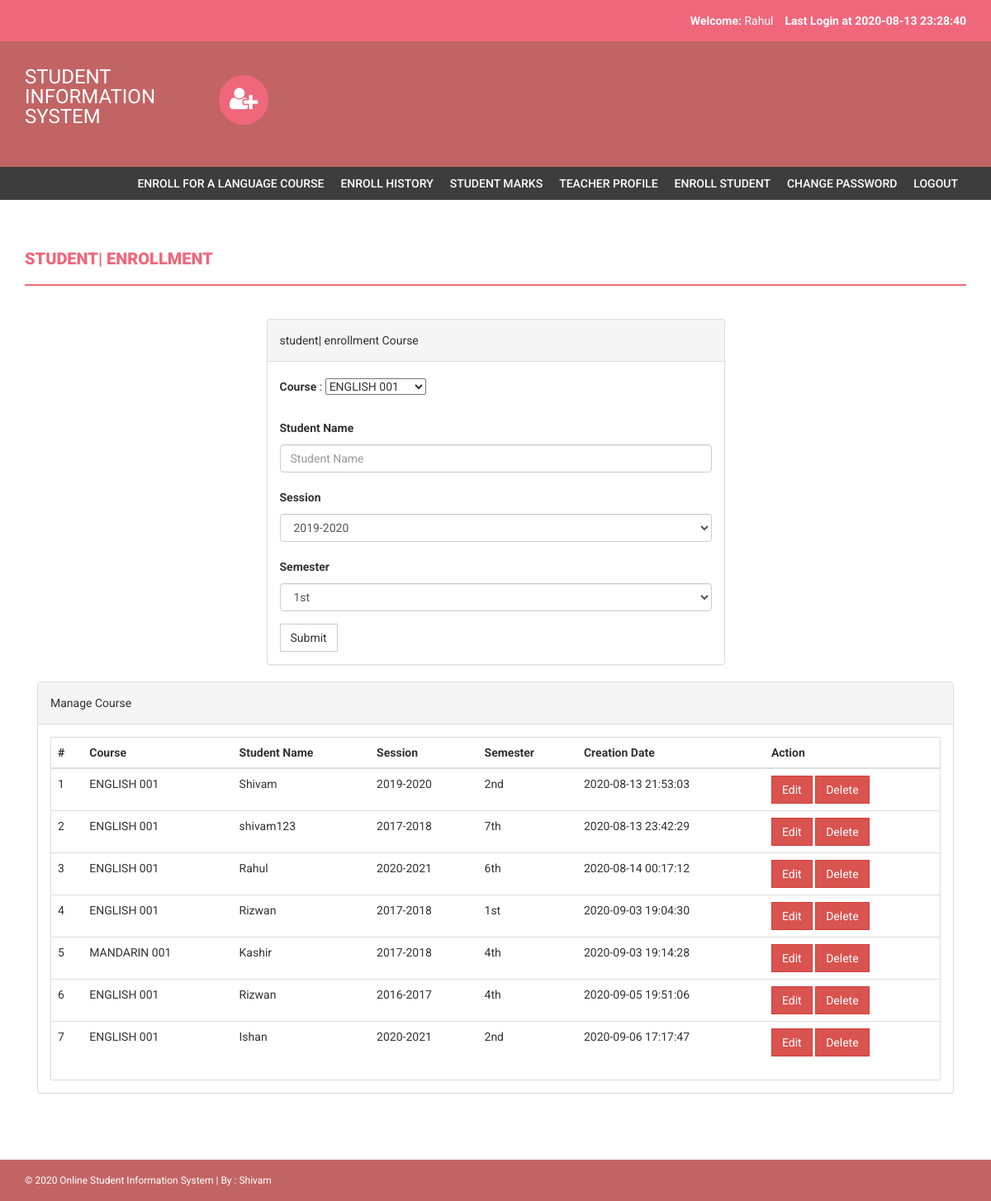
/course.php (signed in), run on the app's committed database.
### tables this page shows
CREATE TABLE `student` (
  `id` int(11) NOT NULL,
  `courseCode` varchar(255) DEFAULT NULL,
  `courseName` varchar(255) DEFAULT NULL,
  `sessionName` varchar(255) DEFAULT NULL,
  `semesterName` varchar(100) NOT NULL,
  `noofSeats` int(11) DEFAULT NULL,
  `creationDate` timestamp NULL DEFAULT current_timestamp(),
  `updationDate` varchar(255) DEFAULT NULL
);

### course.php (the view, shortened to what this page needs)
<?php
include('includes/config.php');
if(strlen($_SESSION['login'])==0)
    {
header('location:index.php');
}
else{
?>
<!DOCTYPE html>
<html xmlns="http://www.w3.org/1999/xhtml">
<head>
    <link href="assets/css/bootstrap.css" rel="stylesheet" />
    <link href="assets/css/font-awesome.css" rel="stylesheet" />
    <link href="assets/css/style.css" rel="stylesheet" />
</head>
<body>
<?php include('includes/header.php');?>
<?php if($_SESSION['login']!="")
{
 include('includes/menubar.php');
}
 ?>
    <div class="content-wrapper">
        <div class="container">
              <div class="row">
                    <div class="col-md-12">
                        <h1 class="page-head-line"> student| enrollment </h1>
                    </div>
                </div>
                <div class="row" >
                  <div class="col-md-3"></div>
                    <div class="col-md-6">
                        <div class="panel panel-default">
                        <div class="panel-heading">
                           student| enrollment Course
                        </div>
                        <div class="panel-body">
                        <form name="dept" method="post">
   <div class="form-group">
    <label for="coursecode">Course  </label>
  <span>:</span>
										<select name="coursecode">
                                        <?php
                                            $result = mysqli_query($con, "SELECT * FROM courses");
                                            while($row = mysqli_fetch_array($result)){
                                                ?>
                                                <option value="<?php echo $row['courseName']." ".$row['courseCode'];?>"><?php echo $row['courseName']." ".$row['courseCode'];?></option>
                                            <?php
                                            }
                                            ?>
										</select>
  </div>
 <div class="form-group">
    <label for="coursename">Student Name  </label>
    <input type="text" class="form-control" id="coursename" name="coursename" placeholder="Student Name" required />
  </div>
<div class="form-group">
    <label for="sessionname">Session  </label>
    <select class="form-control" id="sessionname" name="sessionname">
                                        <?php
                                            $result = mysqli_query($con, "SELECT * FROM session");
                                            while($row = mysqli_fetch_array($result)){
                                                ?>
                                                <option value="<?php echo $row['session'];?>"><?php echo $row['session']." ".$row['courseCode'];?></option>
                                            <?php
                                            }
                                            ?>
										</select>
  </div>
  <div class="form-group">
    <label for="semestername">Semester  </label>
    <select class="form-control" id="sessionname" name="semestername">
                                        <?php
                                            $result = mysqli_query($con, "SELECT * FROM semester LIMIT 0, 2");
                                            while($row = mysqli_fetch_array($result)){
                                                ?>
                                                <option value="<?php echo $row['semester'];?>"><?php echo $row['semester']." ".$row['courseCode'];?></option>
                                            <?php
                                            }
                                            ?>
										</select>
  </div>
 <button type="submit" name="submit" class="btn btn-default">Submit</button>
</form>
                            </div>
                            </div>
                    </div>
                </div>
                <div class="col-md-12">
                    <div class="panel panel-default">
                        <div class="panel-heading">
                            Manage Course
                        </div>
                        <div class="panel-body">
                            <div class="table-responsive table-bordered">
                                <table class="table">
                                    <thead>
                                        <tr>
                                            <th>#</th>
                                            <th>Course</th>
                                            <th>Student Name </th>
                                           <th>Session  </th>
										   <th>Semester</th>
                                             <th>Creation Date</th>
                                             <th>Action</th>
                                        </tr>
                                    </thead>
                                    <tbody>
<?php
$sql=mysqli_query($con,"select * from student");
$cnt=1;
while($row=mysqli_fetch_array($sql))
{
?>
                                        <tr>
                                            <td><?php echo $cnt;?></td>
                                            <td><?php echo htmlentities($row['courseCode']);?></td>
                                            <td><?php echo htmlentities($row['courseName']);?></td>
											<td><?php echo htmlentities($row['sessionName']);?></td>
											<td><?php echo htmlentities($row['semesterName']);?></td>
                                            <td><?php echo htmlentities($row['creationDate']);?></td>
											<style="color:blue;margin-right: 11px"><?php echo $row2['count(noofSeats)']; ?></span></span>
                                            <td>
											<a href="edit-course.php?id=<?php echo $row['id']?>">
                                            <button class="btn btn-danger">Edit</button>
</a>
  <a href="course.php?id=<?php echo $row['id']?>&del=delete" onClick="return confirm('Are you sure you want to delete?')">
                                            <button class="btn btn-danger">Delete</button>
</a>
                                            </td>
                                        </tr>
<?php
$cnt++;
} ?>
                                    </tbody>
                                </table>
                            </div>
                        </div>
                    </div>
                </div>
            </div>
        </div>
  <?php include('includes/footer.php');?>
</body>
</html>
<?php } ?>

### includes/header.php (shortened to what this page needs)
<?php
include("includes/config.php");
?>
<?php if($_SESSION['login']!="")
{?>
<header>
        <div class="container">
            <div class="row">
                <div class="col-md-12">
                    <strong>Welcome: </strong><?php echo htmlentities($_SESSION['sname']);?>
                    <strong>Last Login<?php
        $ret=mysqli_query($con,"SELECT  * from userlog where studentRegno='".$_SESSION['login']."' order by id desc limit 1,1");
                    $row=mysqli_fetch_array($ret);
                     ?> at <?php echo $row['loginTime'];?></strong>
                </div>
            </div>
        </div>
    </header>
    <?php } ?>
    <div class="navbar navbar-inverse set-radius-zero">
        <div class="container">
            <div class="navbar-header">
                <a class="navbar-brand" href="#" style="color:#fff; font-size:24px;4px; line-height:24px; ">
                   STUDENT INFORMATION SYSTEM
                </a>
            </div>
            <div class="left-div">
                <i class="fa fa-user-plus login-icon" ></i>
        </div>
            </div>
        </div>

### includes/menubar.php
<section class="menu-section">
        <div class="container">
            <div class="row">
                <div class="col-md-12">
                    <div class="navbar-collapse collapse ">
                        <ul id="menu-top" class="nav navbar-nav navbar-right">
                             <li><a href="pincode-verification.php">Enroll for A Language Course </a></li>
                             <li><a href="enroll-history.php">Enroll History  </a></li>
							 <li><a href="marks.php">student Marks  </a></li>
                              <li><a href="my-profile.php">Teacher Profile</a></li>
							  <li><a href="course.php">Enroll Student</a></li>
                               <li><a href="change-password.php">Change Password</a></li>
                            <li><a href="logout.php">Logout</a></li>
                        </ul>
                    </div>
                </div>
            </div>
        </div>
    </section>

### includes/footer.php
<footer>
        <div class="container">
            <div class="row">
                <div class="col-md-12">
                    &copy; 2020 Online Student Information System | By : <a href=""_blank">Shivam</a>
                </div>
            </div>
        </div>
    </footer>

### assets/css/style.css (style rules this page uses)
body { font-family: 'Roboto', sans-serif; line-height: 30px; }
.set-radius-zero { border-radius: 0px; -moz-border-radius: 0px; -webkit-border-radius: 0px; }
.content-wrapper { margin-top: 40px; min-height: 600px; padding-bottom: 60px; }
.page-head-line { font-weight: 900; padding-bottom: 20px; border-bottom: 2px solid #F0677C; text-transform: uppercase; color: #F0677C; font-size: 20px; margin-bottom: 40px; }
.btn { border-radius: 0px; -webkit-border-radius: 0px; -moz-border-radius: 0px; }
.login-icon { height: 60px; width: 60px; padding: 13px; border-radius: 50%; font-size: 30px; margin-bottom: 20px; color: #fff; text-align: center; cursor:pointer; background-color:#F0677C; -webkit-border-radius:50%; -moz-border-radius:50%; }
header { background-color: #F0677C; color: #fff; padding: 10px; text-align: right; }
.left-div { padding-left: 30px; margin-top: 40px; margin-bottom: 30px; }
.navbar-brand { width: 250px; padding-top: 30px; }
.menu-section { background-color: #3D3D3D; }
#menu-top a { color: #FFF; text-decoration: none; font-weight: 500; padding: 10px 10px 10px 10px; text-transform: uppercase; }
.navbar-inverse { background-color: #C36464; border-color: transparent; }
.navbar { margin-bottom: 0px; }
footer { padding: 10px; color: #fff; font-size: 12px; background-color: #C36464; }
footer a, footer a:hover { color: #fff; text-decoration: none; }

### data on the page
student: courseCode "ENGLISH 001", courseName "Shivam", sessionName "2019-2020", semesterName "2nd", creationDate "2020-08-13 21:53:03"
student: courseCode "ENGLISH 001", courseName "shivam123", sessionName "2017-2018", semesterName "7th", creationDate "2020-08-13 23:42:29"
student: courseCode "ENGLISH 001", courseName "Rahul", sessionName "2020-2021", semesterName "6th", creationDate "2020-08-14 00:17:12"
student: courseCode "ENGLISH 001", courseName "Rizwan", sessionName "2017-2018", semesterName "1st", creationDate "2020-09-03 19:04:30"
student: courseCode "MANDARIN 001", courseName "Kashir", sessionName "2017-2018", semesterName "4th", creationDate "2020-09-03 19:14:28"
student: courseCode "ENGLISH 001", courseName "Rizwan", sessionName "2016-2017", semesterName "4th", creationDate "2020-09-05 19:51:06"
student: courseCode "ENGLISH 001", courseName "Ishan", sessionName "2020-2021", semesterName "2nd", creationDate "2020-09-06 17:17:47"

### other printed values
$_SESSION['sname'] "Rahul"
$row['loginTime'] "2020-08-13 23:28:40"
form field coursecode "ENGLISH 001"
form field sessionname "2019-2020"
form field semestername "1st"
